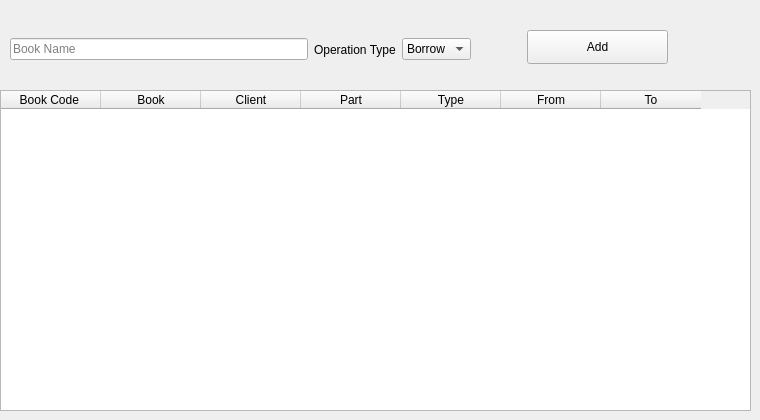
    <widget class="QWidget" name="tab">
     <attribute name="title">
      <string>today</string>
     </attribute>
     <widget class="QPushButton" name="pushButton_8">
      <property name="geometry">
       <rect>
        <x>527</x>
        <y>30</y>
        <width>141</width>
        <height>34</height>
       </rect>
      </property>
      <property name="text">
       <string>Add</string>
      </property>
      <property name="icon">
       <iconset>
        <normaloff>icons/add.png</normaloff>icons/add.png</iconset>
      </property>
      <property name="iconSize">
       <size>
        <width>20</width>
        <height>20</height>
       </size>
      </property>
     </widget>
     <widget class="QTableWidget" name="tableWidget">
      <property name="geometry">
       <rect>
        <x>0</x>
        <y>90</y>
        <width>751</width>
        <height>321</height>
       </rect>
      </property>
      <property name="showGrid">
       <bool>true</bool>
      </property>
      <property name="wordWrap">
       <bool>false</bool>
      </property>
      <column>
       <property name="text">
        <string>Book Code </string>
       </property>
      </column>
      <column>
       <property name="text">
        <string>Book</string>
       </property>
      </column>
      <column>
       <property name="text">
        <string>Client</string>
       </property>
      </column>
      <column>
       <property name="text">
        <string>Part</string>
       </property>
      </column>
      <column>
       <property name="text">
        <string>Type</string>
       </property>
      </column>
      <column>
       <property name="text">
        <string>From</string>
       </property>
      </column>
      <column>
       <property name="text">
        <string>To</string>
       </property>
      </column>
     </widget>
     <widget class="QWidget" name="layoutWidget">
      <property name="geometry">
       <rect>
        <x>10</x>
        <y>30</y>
        <width>461</width>
        <height>39</height>
       </rect>
      </property>
      <layout class="QHBoxLayout" name="horizontalLayout">
       <item>
        <widget class="QLineEdit" name="lineEdit">
         <property name="placeholderText">
          <string>Book Name</string>
         </property>
        </widget>
       </item>
       <item>
        <widget class="QLabel" name="label">
         <property name="text">
          <string>Operation Type</string>
         </property>
        </widget>
       </item>
       <item>
        <widget class="QComboBox" name="comboBox">
         <item>
          <property name="text">
           <string>Borrow</string>
          </property>
         </item>
         <item>
          <property name="text">
           <string>Return</string>
          </property>
         </item>
        </widget>
       </item>
      </layout>
     </widget>
    </widget>
